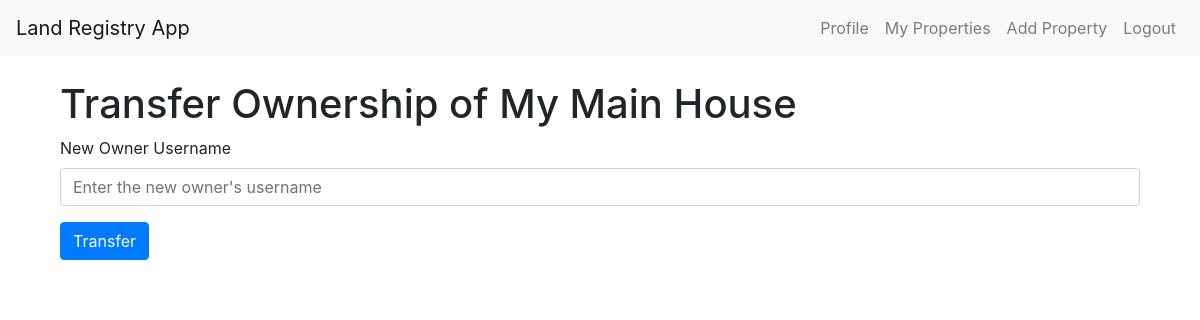
The app's page /transfer_property/3 (signed in), older data.
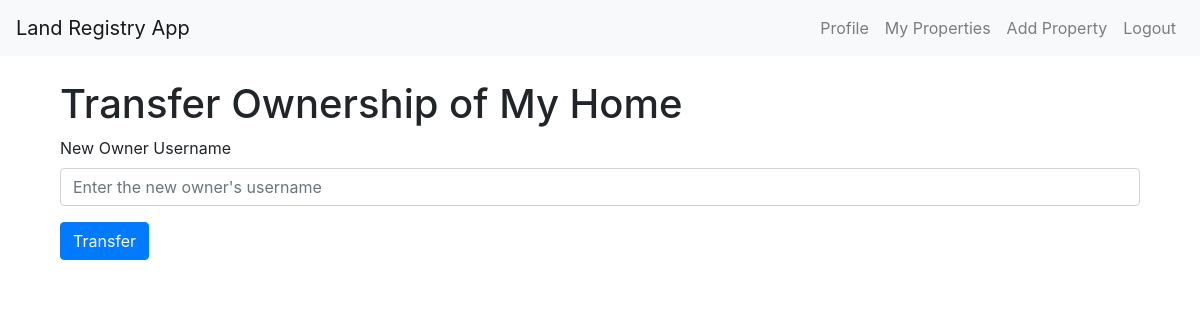
The same page, newer data.
### models/property.py (models this page shows, shortened)
class Property(db.Model):
    id = db.Column(db.Integer, primary_key=True)
    title = db.Column(db.String(100), nullable=False)
    property_type = db.Column(db.String(50), nullable=False)
    address = db.Column(db.String(200), nullable=False)
    city = db.Column(db.String(100), nullable=False)
    postcode = db.Column(db.String(20), nullable=False)
    value = db.Column(db.Float, nullable=False)
    date_added = db.Column(db.DateTime, default=datetime.utcnow)
    owner_id = db.Column(db.Integer, db.ForeignKey('user.id'), nullable=False)

### routes/property_routes.py (the view, shortened to what this page needs)
@app.route('/transfer_property/<int:id>', methods=['GET', 'POST'])
@login_required
def transfer_property(id):
    property_to_transfer = Property.query.get_or_404(id)
    return render_template('transfer_ownership.html', property=property_to_transfer)

### app.py (called while the page is built)
@login_manager.user_loader
def load_user(user_id):
    return User.query.get(int(user_id))

### templates/transfer_ownership.html (shortened to what this page needs)
{% extends "base.html" %}
{% block content %}
<div class="container mt-4">
    <h1>Transfer Ownership of {{ property.title }}</h1>
    <form method="POST">
        <div class="form-group">
            <label for="username">New Owner Username</label>
            <input type="text" class="form-control" id="username" name="new_owner" placeholder="Enter the new owner's username" required>
        </div>
        <button type="submit" class="btn btn-primary">Transfer</button>
    </form>
</div>
{% endblock %}

Row changes from the older to the newer data that the page shows:
changed Property: title "My Main House" → "My Home"
